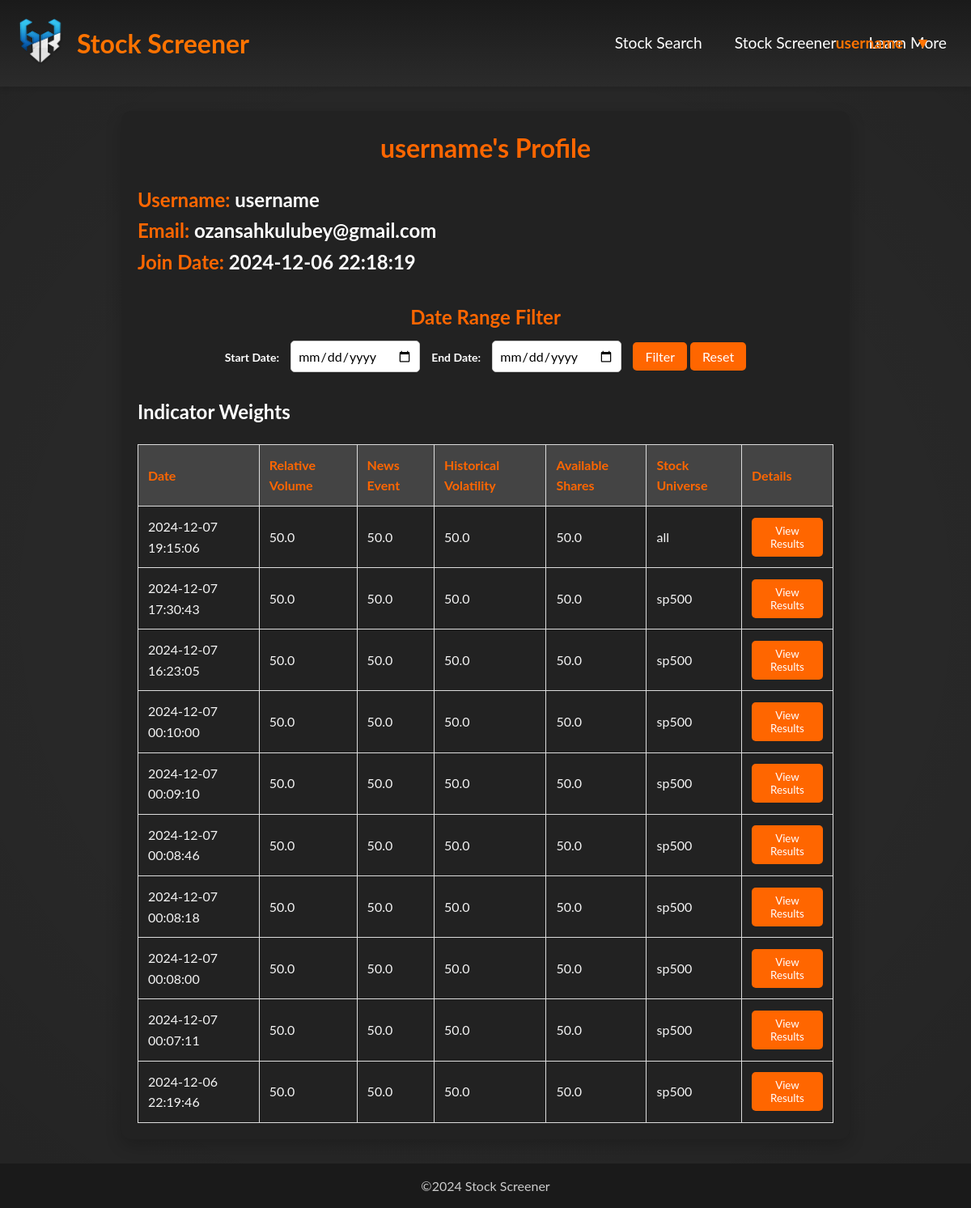
The page /history_filter (signed in) on the database its author committed.
### tables this page shows
CREATE TABLE user (
        id INTEGER PRIMARY KEY AUTOINCREMENT,
        username TEXT NOT NULL UNIQUE,
        email TEXT NOT NULL UNIQUE,
        password TEXT NOT NULL,
        created_at TIMESTAMP DEFAULT CURRENT_TIMESTAMP,
        is_verified INTEGER DEFAULT 0
    );

CREATE TABLE indicator_weights (
        id INTEGER PRIMARY KEY AUTOINCREMENT,
        user_id INTEGER,
        relative_volume REAL,
        news_event REAL,
        price_movement REAL,
        historical_volatility REAL,
        available_shares REAL,
        stock_universe TEXT,
        created_at TIMESTAMP DEFAULT CURRENT_TIMESTAMP,
        FOREIGN KEY(user_id) REFERENCES user(id)
    );

### app.py (the view)
@app.route('/history_filter', methods=['GET'])
def history_filter():
    if 'user_id' not in session:
        return "Unauthorized", 403
    start_date = request.args.get('start_date')
    end_date = request.args.get('end_date')
    data = history_controller.history_filter(session['user_id'], start_date, end_date)
    return render_template('history.html', user=data['user'], weights_with_results=data['weights_with_results'])

### app.py (called while the page is built)
@app.before_request
def require_login():
    return auth_controller.require_login()

@app.context_processor
def inject_user():
    return auth_controller.inject_user()

### controllers/auth_controller.py (called while the page is built)
    def get_db_connection(self):
        if current_app.config['TESTING']:
            conn = sqlite3.connect(':memory:')
        else:
            conn = sqlite3.connect('database/database.db')
        conn.row_factory = sqlite3.Row
        return conn

    def require_login(self):
        allowed_routes = ['login', 'register', 'forgot_password_method', 'validate_reset_otp_method',
                          'reset_password_method']
        if 'logged_in' not in session and request.endpoint not in allowed_routes:
            return redirect(url_for('login'))

    def inject_user(self):
        if 'user_id' in session:
            conn = self.get_db_connection()
            conn.execute('''CREATE TABLE IF NOT EXISTS user (
                                id INTEGER PRIMARY KEY AUTOINCREMENT,
                                username TEXT NOT NULL,
                                email TEXT NOT NULL,
                                password TEXT NOT NULL
                            )''')
            user = conn.execute('SELECT * FROM user WHERE id = ?', (session['user_id'],)).fetchone()
            conn.close()
            return {'user': dict(user) if user else None}
        return {'user': None}

### controllers/history_controller.py (called while the page is built)
    def get_db_connection(self):
        conn = sqlite3.connect('database/database.db')
        conn.row_factory = sqlite3.Row
        return conn

### templates/history.html (shortened to what this page needs)
<!doctype html>
<html lang="en">
<head>
    <link rel="stylesheet" href="{{ url_for('static', filename='global.css') }}">
    <link rel="stylesheet" href="{{ url_for('static', filename='history.css') }}">
</head>
<body>
<header>
        <nav class="navbar">
            <div class="logo-container">
                <a href="{{ url_for('stock_search') }}"><img src="{{ url_for('static', filename='image/logo.png') }}" alt="Logo" class="logo"></a>
                <a href="{{ url_for('stock_search') }}" class="nav-title">Stock Screener</a>
            </div>
            <div class="menu-container">
                <a href="{{ url_for('stock_search') }}" class="menu-item">Stock Search</a>
                <a href="{{ url_for('index') }}" class="menu-item">Stock Screener</a>
                <a href="{{ url_for('learn_more') }}" class="menu-item">Learn More</a>
            </div>
            {% include 'partials/logout.html' %}
        </nav>
    </header>
    <div class="container">
        <h1>{{ user['username'] }}'s Profile</h1>
        <h2><strong>Username:</strong> {{ user['username'] }}</h2>
        <h2><strong>Email:</strong> {{ user.email }}</h2>
        <h2><strong>Join Date:</strong> {{ user.created_at }}</h2>
        <div class="date-range-filter">
            <h2>Date Range Filter</h2>
            <form method="GET" action="/history_filter" id="date-filter-form">
                <label for="start-date">Start Date:</label>
                <input type="date" id="start-date" name="start_date" required>
                <label for="end-date">End Date:</label>
                <input type="date" id="end-date" name="end_date" required>
                <button type="submit">Filter</button>
                <button type="button" onclick="resetFilter()">Reset</button>
            </form>
        </div>
        <h2>Indicator Weights</h2>
        <table>
            <thead>
                <tr>
                    <th>Date</th>
                    <th>Relative Volume</th>
                    <th>News Event</th>
                    <th>Historical Volatility</th>
                    <th>Available Shares</th>
                    <th>Stock Universe</th>
                    <th>Details</th>
                </tr>
            </thead>
            <tbody>
                {% for item in weights_with_results %}
                <tr>
                    <td>{{ item.weight['created_at'] }}</td>
                    <td>{{ item.weight['relative_volume'] }}</td>
                    <td>{{ item.weight['news_event'] }}</td>
                    <td>{{ item.weight['historical_volatility'] }}</td>
                    <td>{{ item.weight['available_shares'] }}</td>
                    <td>{{ item.weight['stock_universe'] }}</td>
                    <td>
                        <button onclick="showPopup({{ loop.index0 }})">View Results</button>
                    </td>
                </tr>
                {% endfor %}
            </tbody>
        </table>
    </div>
      <footer>
        <div class="footer-social">
            <span>©2024 Stock Screener</span>
        </div>
    </footer>
</body>
</html>

### templates/partials/logout.html (shortened to what this page needs)
    {% if user %}
    <div class="logout-container">
        <div class="user-dropdown">
            <span>{{ user['username'] }}</span>
            <span class="dropdown-icon">▼</span>
        </div>
    </div>
    {% else %}
    <div class="logout-container">
        <a href="/login" class="login-link" style="color: #ff7300; text-decoration: none; font-weight: bold;">Login</a>
    </div>
    {% endif %}

### static/global.css (style rules this page uses)
* { margin: 0; padding: 0; box-sizing: border-box; font-family: "Lato", sans-serif; }
html, body { min-height: 100vh; margin: 0; background-color: #1e1e1e; color: #f4f4f4; line-height: 1.6; display: flex; flex-direction: column; }
body { background-color: #2c2c2c; background-image: radial-gradient(circle, rgba(0, 0, 0, 0.1), rgba(0, 0, 0, 0.1) 60%, rgba(0, 0, 0, 0.2)); }
a { color: #ff7300; text-decoration: none; transition: color 0.3s ease; }
header { background: linear-gradient(to bottom, #1a1a1a, #2b2b2b); box-shadow: 0 4px 6px rgba(0, 0, 0, 0.1); padding: 20px 0; }
.navbar { display: flex; justify-content: space-between; align-items: center; max-width: 1200px; margin: 0 auto; padding: 0 20px; }
.logo-container { display: flex; align-items: center; }
.logo { width: 60px; height: auto; margin-right: 15px; }
.nav-title { color: #ff7300; font-size: 32px; font-weight: 700; }
.logout-container { position: absolute; right: 40px; display: flex; align-items: center; font-size: 1em; color: #333; z-index: 10; }
.user-dropdown { position: relative; display: inline-block; color: #ff7300; cursor: pointer; font-size: 1.2em; font-weight: bold; }
.user-dropdown span { margin-right: 10px; }
.dropdown-icon { font-size: 1em; transform: rotate(0deg); transition: transform 0.3s ease; }
table { width: 100%; border-collapse: collapse; }
table, th, td { border: 1px solid #444; }
th { background-color: #333; color: #ff9800; padding: 10px; }
td { padding: 10px; text-align: left; }
footer { background-color: #1a1a1a; color: #ccc; text-align: center; padding: 15px 0; margin-top: auto; }
.menu-container { display: flex; gap: 20px; }
.menu-container a { font-size: 1.2em; }
.menu-item { color: #ffffff; font-size: 16px; text-decoration: none; padding: 10px; transition: color 0.3s ease; }

### static/history.css (style rules this page uses)
.container { max-width: 900px; margin: 30px auto; padding: 20px; background-color: #222; border-radius: 12px; box-shadow: 0 8px 20px rgba(0, 0, 0, 0.2); }
h1 { color: #ff6600; text-align: center; margin-bottom: 20px; }
h2 { color: #fff; }
h2 strong { color: #ff6600; }
.date-range-filter { text-align: center; margin: 30px 0; }
.date-range-filter h2 { margin: 0; font-size: 24px; color: #ff6600; }
.date-range-filter form { margin-top: 10px; }
.date-range-filter label { color: #fff; font-weight: bold; font-size: 14px; }
.date-range-filter input[type="date"] { padding: 8px; font-size: 16px; margin: 0 10px; border-radius: 5px; border: 1px solid #ccc; }
.date-range-filter button { padding: 8px 15px; font-size: 16px; background-color: #ff6600; color: white; border: none; border-radius: 5px; cursor: pointer; transition: background-color 0.3s; }
table { width: 100%; border-collapse: collapse; margin-top: 20px; }
table, th, td { border: 1px solid #ddd; }
th, td { text-align: left; padding: 12px; }
th { background-color: #444; color: #ff6600; }
button { background-color: #ff6600; color: white; padding: 8px 12px; border: none; border-radius: 5px; cursor: pointer; transition: background-color 0.3s; }

### rows shown on the page
user: username "username", email "ozansahkulubey@gmail.com", created_at "2024-12-06 22:18:19"
indicator_weights: weight.created_at "2024-12-07 19:15:06", weight.relative_volume "50.0", weight.news_event "50.0", weight.historical_volatility "50.0", weight.available_shares "50.0", weight.stock_universe "all"
indicator_weights: weight.created_at "2024-12-07 17:30:43", weight.relative_volume "50.0", weight.news_event "50.0", weight.historical_volatility "50.0", weight.available_shares "50.0", weight.stock_universe "sp500"
indicator_weights: weight.created_at "2024-12-07 16:23:05", weight.relative_volume "50.0", weight.news_event "50.0", weight.historical_volatility "50.0", weight.available_shares "50.0", weight.stock_universe "sp500"
indicator_weights: weight.created_at "2024-12-07 00:10:00", weight.relative_volume "50.0", weight.news_event "50.0", weight.historical_volatility "50.0", weight.available_shares "50.0", weight.stock_universe "sp500"
indicator_weights: weight.created_at "2024-12-07 00:09:10", weight.relative_volume "50.0", weight.news_event "50.0", weight.historical_volatility "50.0", weight.available_shares "50.0", weight.stock_universe "sp500"
indicator_weights: weight.created_at "2024-12-07 00:08:46", weight.relative_volume "50.0", weight.news_event "50.0", weight.historical_volatility "50.0", weight.available_shares "50.0", weight.stock_universe "sp500"
indicator_weights: weight.created_at "2024-12-07 00:08:18", weight.relative_volume "50.0", weight.news_event "50.0", weight.historical_volatility "50.0", weight.available_shares "50.0", weight.stock_universe "sp500"
indicator_weights: weight.created_at "2024-12-07 00:08:00", weight.relative_volume "50.0", weight.news_event "50.0", weight.historical_volatility "50.0", weight.available_shares "50.0", weight.stock_universe "sp500"
indicator_weights: weight.created_at "2024-12-07 00:07:11", weight.relative_volume "50.0", weight.news_event "50.0", weight.historical_volatility "50.0", weight.available_shares "50.0", weight.stock_universe "sp500"
indicator_weights: weight.created_at "2024-12-06 22:19:46", weight.relative_volume "50.0", weight.news_event "50.0", weight.historical_volatility "50.0", weight.available_shares "50.0", weight.stock_universe "sp500"
